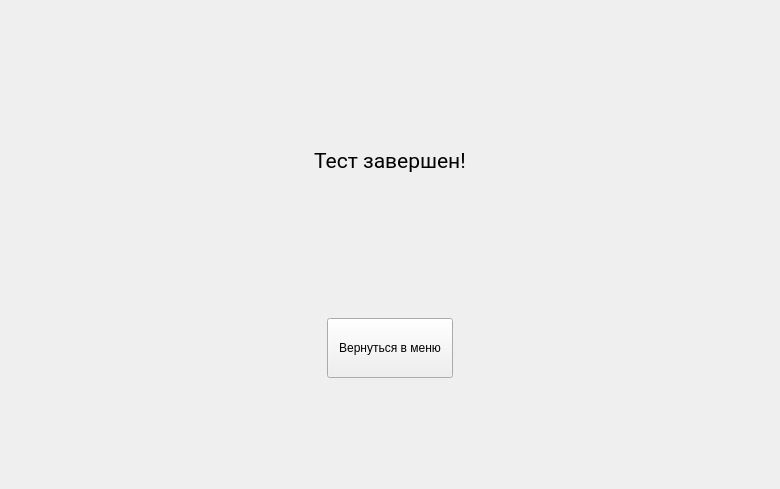
<?xml version="1.0" encoding="UTF-8"?>
<ui version="4.0">
 <class>EndQuizWindow</class>
 <widget class="QWidget" name="EndQuizWindow">
  <property name="geometry">
   <rect>
    <x>0</x>
    <y>0</y>
    <width>780</width>
    <height>489</height>
   </rect>
  </property>
  <property name="windowTitle">
   <string>Form</string>
  </property>
  <layout class="QVBoxLayout" name="verticalLayout" stretch="5,5,5,3,5">
   <item>
    <spacer name="verticalSpacer_2">
     <property name="orientation">
      <enum>Qt::Vertical</enum>
     </property>
     <property name="sizeHint" stdset="0">
      <size>
       <width>20</width>
       <height>62</height>
      </size>
     </property>
    </spacer>
   </item>
   <item>
    <widget class="QLabel" name="label">
     <property name="font">
      <font>
       <family>Roboto</family>
       <pointsize>16</pointsize>
      </font>
     </property>
     <property name="text">
      <string>Тест завершен!</string>
     </property>
     <property name="alignment">
      <set>Qt::AlignCenter</set>
     </property>
    </widget>
   </item>
   <item>
    <spacer name="verticalSpacer_3">
     <property name="orientation">
      <enum>Qt::Vertical</enum>
     </property>
     <property name="sizeHint" stdset="0">
      <size>
       <width>20</width>
       <height>62</height>
      </size>
     </property>
    </spacer>
   </item>
   <item>
    <layout class="QHBoxLayout" name="horizontalLayout" stretch="5,2,5">
     <item>
      <spacer name="horizontalSpacer">
       <property name="orientation">
        <enum>Qt::Horizontal</enum>
       </property>
       <property name="sizeHint" stdset="0">
        <size>
         <width>40</width>
         <height>20</height>
        </size>
       </property>
      </spacer>
     </item>
     <item>
      <widget class="QPushButton" name="pushButton">
       <property name="sizePolicy">
        <sizepolicy hsizetype="Minimum" vsizetype="Minimum">
         <horstretch>0</horstretch>
         <verstretch>0</verstretch>
        </sizepolicy>
       </property>
       <property name="text">
        <string>Вернуться в меню</string>
       </property>
      </widget>
     </item>
     <item>
      <spacer name="horizontalSpacer_2">
       <property name="orientation">
        <enum>Qt::Horizontal</enum>
       </property>
       <property name="sizeHint" stdset="0">
        <size>
         <width>40</width>
         <height>20</height>
        </size>
       </property>
      </spacer>
     </item>
    </layout>
   </item>
   <item>
    <spacer name="verticalSpacer">
     <property name="orientation">
      <enum>Qt::Vertical</enum>
     </property>
     <property name="sizeHint" stdset="0">
      <size>
       <width>20</width>
       <height>62</height>
      </size>
     </property>
    </spacer>
   </item>
  </layout>
 </widget>
 <resources/>
 <connections/>
</ui>
